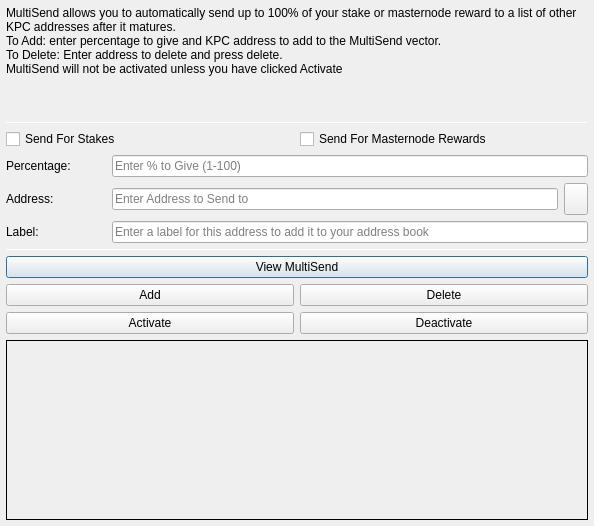
<?xml version="1.0" encoding="UTF-8"?>
<ui version="4.0">
 <class>MultiSendDialog</class>
 <widget class="QDialog" name="MultiSendDialog">
  <property name="windowModality">
   <enum>Qt::NonModal</enum>
  </property>
  <property name="geometry">
   <rect>
    <x>0</x>
    <y>0</y>
    <width>594</width>
    <height>526</height>
   </rect>
  </property>
  <property name="windowTitle">
   <string>MultiSend</string>
  </property>
  <layout class="QVBoxLayout" name="verticalLayout" stretch="0">
   <property name="leftMargin">
    <number>6</number>
   </property>
   <property name="topMargin">
    <number>6</number>
   </property>
   <property name="rightMargin">
    <number>6</number>
   </property>
   <property name="bottomMargin">
    <number>6</number>
   </property>
   <item>
    <layout class="QVBoxLayout" name="verticalLayout_Main" stretch="1,1,1,0,1,1,1">
     <item>
      <widget class="QLabel" name="label_2">
       <property name="lineWidth">
        <number>1</number>
       </property>
       <property name="text">
        <string>MultiSend allows you to automatically send up to 100% of your stake or masternode reward to a list of other KPC addresses after it matures.
To Add: enter percentage to give and KPC address to add to the MultiSend vector.
To Delete: Enter address to delete and press delete.
MultiSend will not be activated unless you have clicked Activate</string>
       </property>
       <property name="alignment">
        <set>Qt::AlignLeading|Qt::AlignLeft|Qt::AlignTop</set>
       </property>
       <property name="wordWrap">
        <bool>true</bool>
       </property>
      </widget>
     </item>
     <item>
      <widget class="Line" name="line">
       <property name="minimumSize">
        <size>
         <width>0</width>
         <height>1</height>
        </size>
       </property>
       <property name="maximumSize">
        <size>
         <width>16777215</width>
         <height>1</height>
        </size>
       </property>
       <property name="orientation">
        <enum>Qt::Horizontal</enum>
       </property>
      </widget>
     </item>
     <item>
      <layout class="QVBoxLayout" name="verticalLayout_Settings">
       <item>
        <layout class="QHBoxLayout" name="horizontalLayout">
         <item>
          <widget class="QCheckBox" name="multiSendStakeCheckBox">
           <property name="text">
            <string>Send For Stakes</string>
           </property>
          </widget>
         </item>
         <item>
          <widget class="QCheckBox" name="multiSendMasternodeCheckBox">
           <property name="text">
            <string>Send For Masternode Rewards</string>
           </property>
          </widget>
         </item>
        </layout>
       </item>
       <item>
        <layout class="QHBoxLayout" name="horizontalLayout_6">
         <item>
          <widget class="QLabel" name="label">
           <property name="minimumSize">
            <size>
             <width>100</width>
             <height>0</height>
            </size>
           </property>
           <property name="toolTip">
            <string>Percentage of stake to send</string>
           </property>
           <property name="text">
            <string>Percentage:</string>
           </property>
          </widget>
         </item>
         <item>
          <widget class="QLineEdit" name="multiSendPercentEdit">
           <property name="toolTip">
            <string>Enter whole numbers 1 - 100</string>
           </property>
           <property name="placeholderText">
            <string>Enter % to Give (1-100)</string>
           </property>
          </widget>
         </item>
        </layout>
       </item>
       <item>
        <layout class="QHBoxLayout" name="horizontalLayout_7">
         <item>
          <widget class="QLabel" name="label_5">
           <property name="minimumSize">
            <size>
             <width>100</width>
             <height>0</height>
            </size>
           </property>
           <property name="toolTip">
            <string>Address to send portion of stake to</string>
           </property>
           <property name="text">
            <string>Address:</string>
           </property>
          </widget>
         </item>
         <item>
          <widget class="QLineEdit" name="multiSendAddressEdit">
           <property name="toolTip">
            <string/>
           </property>
           <property name="placeholderText">
            <string>Enter Address to Send to</string>
           </property>
          </widget>
         </item>
         <item>
          <widget class="QToolButton" name="addressBookButton">
           <property name="maximumSize">
            <size>
             <width>16777215</width>
             <height>32</height>
            </size>
           </property>
           <property name="toolTip">
            <string>Choose an address from the address book</string>
           </property>
           <property name="text">
            <string/>
           </property>
           <property name="icon">
            <iconset resource="../keepscoin.qrc">
             <normaloff>:/icons/address-book</normaloff>:/icons/address-book</iconset>
           </property>
           <property name="shortcut">
            <string>Alt+A</string>
           </property>
          </widget>
         </item>
        </layout>
       </item>
      </layout>
     </item>
     <item>
      <layout class="QHBoxLayout" name="horizontalLayout_3">
       <item>
        <widget class="QLabel" name="label_3">
         <property name="minimumSize">
          <size>
           <width>100</width>
           <height>0</height>
          </size>
         </property>
         <property name="text">
          <string>Label:</string>
         </property>
        </widget>
       </item>
       <item>
        <widget class="QLineEdit" name="labelAddressLabelEdit">
         <property name="placeholderText">
          <string>Enter a label for this address to add it to your address book</string>
         </property>
        </widget>
       </item>
      </layout>
     </item>
     <item>
      <widget class="Line" name="line_2">
       <property name="minimumSize">
        <size>
         <width>0</width>
         <height>1</height>
        </size>
       </property>
       <property name="maximumSize">
        <size>
         <width>16777215</width>
         <height>1</height>
        </size>
       </property>
       <property name="orientation">
        <enum>Qt::Horizontal</enum>
       </property>
      </widget>
     </item>
     <item>
      <layout class="QVBoxLayout" name="verticalLayout_Buttons">
       <item>
        <layout class="QHBoxLayout" name="horizontalLayout_4">
         <item>
          <widget class="QPushButton" name="viewButton">
           <property name="toolTip">
            <string/>
           </property>
           <property name="statusTip">
            <string>View MultiSend Vector</string>
           </property>
           <property name="text">
            <string>View MultiSend</string>
           </property>
          </widget>
         </item>
        </layout>
       </item>
       <item>
        <layout class="QHBoxLayout" name="horizontalLayout_2">
         <item>
          <widget class="QPushButton" name="addButton">
           <property name="toolTip">
            <string/>
           </property>
           <property name="statusTip">
            <string>Add to MultiSend Vector</string>
           </property>
           <property name="text">
            <string>Add</string>
           </property>
          </widget>
         </item>
         <item>
          <widget class="QPushButton" name="deleteButton">
           <property name="toolTip">
            <string/>
           </property>
           <property name="statusTip">
            <string>Delete Address From MultiSend Vector</string>
           </property>
           <property name="text">
            <string>Delete</string>
           </property>
          </widget>
         </item>
        </layout>
       </item>
       <item>
        <layout class="QHBoxLayout" name="horizontalLayout_5">
         <item>
          <widget class="QPushButton" name="activateButton">
           <property name="statusTip">
            <string>Activate MultiSend</string>
           </property>
           <property name="text">
            <string>Activate</string>
           </property>
          </widget>
         </item>
         <item>
          <widget class="QPushButton" name="disableButton">
           <property name="statusTip">
            <string>Deactivate MultiSend</string>
           </property>
           <property name="text">
            <string>Deactivate</string>
           </property>
          </widget>
         </item>
        </layout>
       </item>
      </layout>
     </item>
     <item>
      <widget class="QLabel" name="message">
       <property name="minimumSize">
        <size>
         <width>0</width>
         <height>180</height>
        </size>
       </property>
       <property name="frameShape">
        <enum>QFrame::Panel</enum>
       </property>
       <property name="frameShadow">
        <enum>QFrame::Plain</enum>
       </property>
       <property name="lineWidth">
        <number>1</number>
       </property>
       <property name="midLineWidth">
        <number>1</number>
       </property>
       <property name="text">
        <string/>
       </property>
       <property name="alignment">
        <set>Qt::AlignLeading|Qt::AlignLeft|Qt::AlignTop</set>
       </property>
       <property name="wordWrap">
        <bool>true</bool>
       </property>
      </widget>
     </item>
    </layout>
   </item>
  </layout>
 </widget>
 <resources>
  <include location="../keepscoin.qrc"/>
 </resources>
 <connections/>
</ui>
